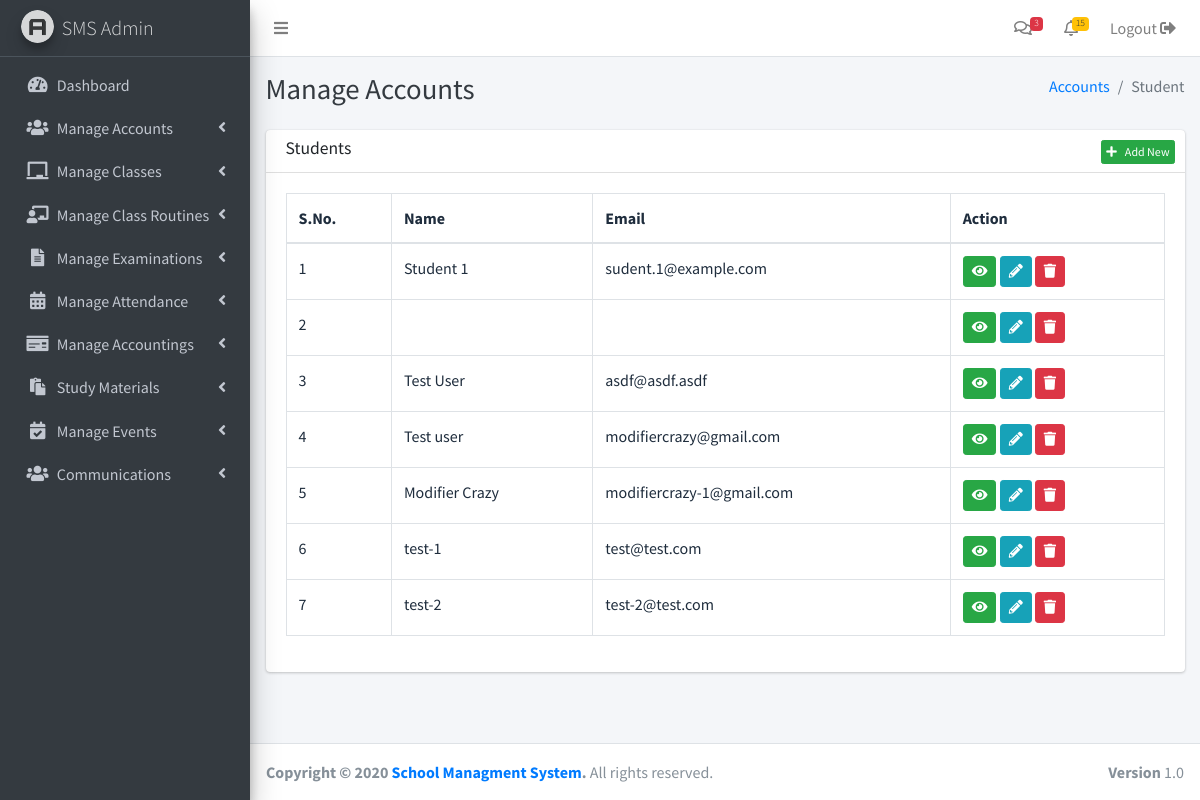
/admin/user-account.php?user=student (signed in), run on an earlier commit of the app's database.
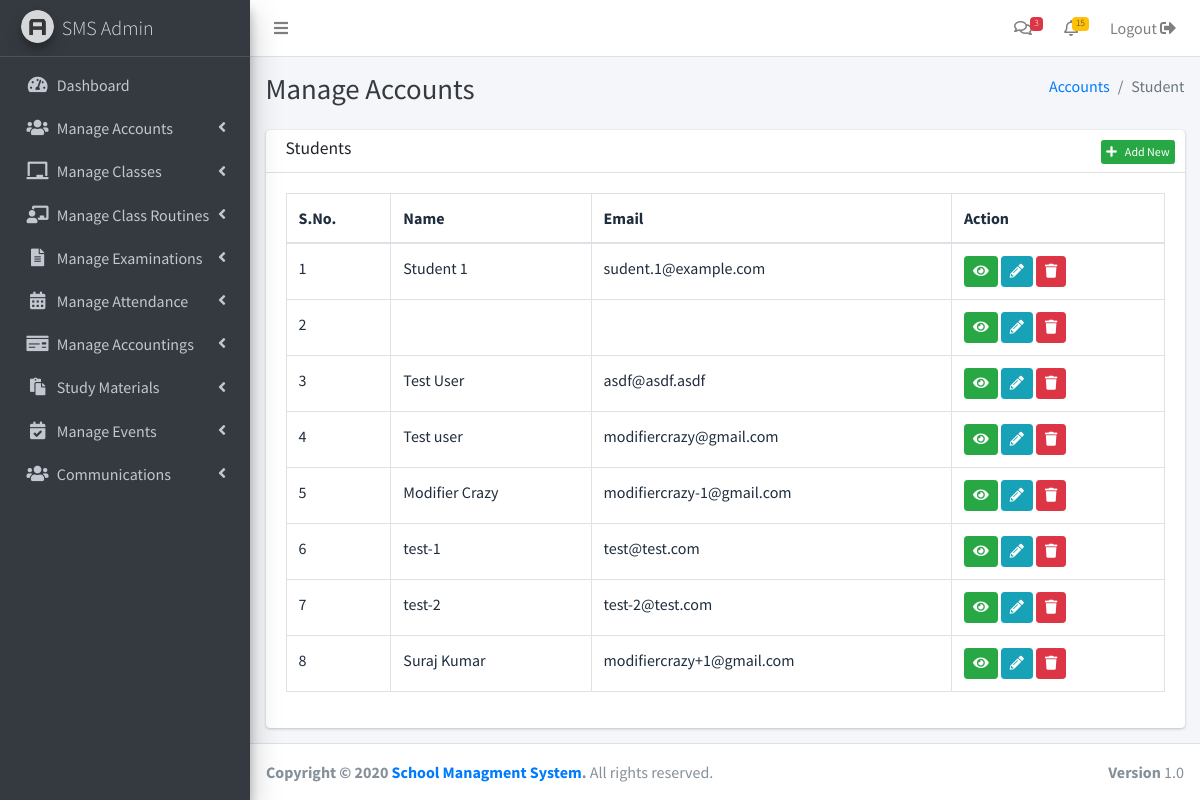
And on a later commit of the database.
### tables this page shows
CREATE TABLE `accounts` (
  `id` int(11) NOT NULL,
  `type` varchar(50) NOT NULL,
  `email` varchar(50) NOT NULL,
  `password` text NOT NULL,
  `name` text NOT NULL
);

### admin/user-account.php (the view, shortened to what the rows shown need)
<?php include('../includes/config.php') ?>
<?php include('header.php') ?>
<?php include('sidebar.php') ?>
<div class="content-header">
  <div class="container-fluid">
    <div class="row mb-2">
      <div class="col-sm-6">
        <div class="d-flex">
          <h1 class="m-0 text-dark">Manage Accounts</h1>
        </div>
      </div>
    </div>
  </div>
</div>
<section class="content">
  <div class="container-fluid">
    <?php if (isset($_GET['action'])) { ?>
      <div class="card">
        <div class="card-body" id="form-container">
          <?php if ($_GET['action'] == 'add-new') { ?>
            <form action="" id="student-registration" method="post">
              <fieldset class="border border-secondary p-3 form-group">
                <legend class="d-inline w-auto h6">Student Information</legend>
                <div class="row">
                  <div class="col-lg-12">
                    <div class="form-group">
                      <label for="">Full Name</label>
                      <input type="text" class="form-control" placeholder="Full Name" name="name">
                    </div>
                  </div>
                  <div class="col-lg-4">
                    <div class="form-group">
                      <label for="">DOB</label>
                      <input type="date" required class="form-control" placeholder="DOB" name="dob">
                    </div>
                  </div>
                  <div class="col-lg-4">
                    <div class="form-group">
                      <label for="">Mobile</label>
                      <input type="text" class="form-control" placeholder="Mobile" name="mobile">
                    </div>
                  </div>
                  <div class="col-lg-4">
                    <div class="form-group">
                      <label for="">Email</label>
                      <input type="email" required class="form-control" placeholder="Email Address" name="email">
                    </div>
                  </div>
                  <div class="col-lg-12">
                    <div class="form-group">
                      <label for="">Address</label>
                      <input type="text" class="form-control" placeholder="Address" name="address">
                    </div>
                  </div>
                  <div class="col-lg-4">
                    <div class="form-group">
                      <label for="">Country</label>
                      <input type="text" class="form-control" placeholder="Country" name="country">
                    </div>
                  </div>
                  <div class="col-lg-4">
                    <div class="form-group">
                      <label for="">State</label>
                      <input type="text" class="form-control" placeholder="State" name="state">
                    </div>
                  </div>
                  <div class="col-lg-4">
                    <div class="form-group">
                      <label for="">Pin/Zip Code</label>
                      <input type="text" class="form-control" placeholder="Pin/Zip Code" name="zip">
                    </div>
                  </div>
                </div>
              </fieldset>
              <fieldset class="border border-secondary p-3 form-group">
                <legend class="d-inline w-auto h6">Parents Information</legend>
                <div class="row">
                  <div class="col-lg-6">
                    <div class="form-group">
                      <label for="">Father's Name</label>
                      <input type="text" class="form-control" placeholder="Father's Name" name="father_name">
                    </div>
                  </div>
                  <div class="col-lg-6">
                    <div class="form-group">
                      <label for="">Father's Mobile</label>
                      <input type="text" class="form-control" placeholder="Father's Mobile" name="father_mobile">
                    </div>
                  </div>
                  <div class="col-lg-6">
                    <div class="form-group">
                      <label for="">Mother's Name</label>
                      <input type="text" class="form-control" placeholder="Mother's Name" name="mother_name">
                    </div>
                  </div>
                  <div class="col-lg-6">
                    <div class="form-group">
                      <label for="">Mothers's Mobile</label>
                      <input type="text" class="form-control" placeholder="Mothers's Mobile" name="mother_mobile">
                    </div>
                  </div>
                  <div class="col-lg-12">
                    <div class="form-group">
                      <label for="">Address</label>
                      <input type="text" class="form-control" placeholder="Address" name="parents_address">
                    </div>
                  </div>
                  <div class="col-lg-4">
                    <div class="form-group">
                      <label for="">Country</label>
                      <input type="text" class="form-control" placeholder="Country" name="parents_country">
                    </div>
                  </div>
                  <div class="col-lg-4">
                    <div class="form-group">
                      <label for="">State</label>
                      <input type="text" class="form-control" placeholder="State" name="parents_state">
                    </div>
                  </div>
                  <div class="col-lg-4">
                    <div class="form-group">
                      <label for="">Pin/Zip Code</label>
                      <input type="text" class="form-control" placeholder="Pin/Zip Code" name="parents_zip">
                    </div>
                  </div>
                </div>
              </fieldset>
              <fieldset class="border border-secondary p-3 form-group">
                <legend class="d-inline w-auto h6">Last Qualification</legend>
                <div class="row">
                  <div class="col-lg-12">
                    <div class="form-group">
                      <label for="">School Name</label>
                      <input type="text" class="form-control" placeholder="School Name" name="school_name">
                    </div>
                  </div>
                  <div class="col-lg">
                    <div class="form-group">
                      <label for="">Class</label>
                      <input type="text" class="form-control" placeholder="Class" name="previous_class">
                    </div>
                  </div>
                  <div class="col-lg">
                    <div class="form-group">
                      <label for="">Status</label>
                      <input type="text" class="form-control" placeholder="Status" name="status">
                    </div>
                  </div>
                  <div class="col-lg">
                    <div class="form-group">
                      <label for="">Total Marks</label>
                      <input type="text" class="form-control" placeholder="Total Marks" name="total_marks">
                    </div>
                  </div>
                  <div class="col-lg">
                    <div class="form-group">
                      <label for="">Obtain Marks</label>
                      <input type="text" class="form-control" placeholder="Obtain Marks" name="obtain_mark">
                    </div>
                  </div>
                  <div class="col-lg">
                    <div class="form-group">
                      <label for="">Percentage</label>
                      <input type="text" class="form-control" placeholder="Percentage" name="previous_percentage">
                    </div>
                  </div>
                </div>
              </fieldset>
              <fieldset class="border border-secondary p-3 form-group">
                <legend class="d-inline w-auto h6">Admission Details</legend>
                <div class="row">
                  <div class="col-lg">
                    <div class="form-group">
                      <label for="">Class</label>
                      <select name="class" id="class" class="form-control">
                        <option value="">Select Class</option>
                        <?php
                        $args = array(
                          'type' => 'class',
                          'status' => 'publish',
                        );
                        $classes = get_posts($args);
                        foreach ($classes as $class) {
                          echo '<option value="' . $class->id . '">' . $class->title . '</option>';
                        } ?>
                      </select>
                    </div>
                  </div>
                  <div class="col-lg">
                    <div class="form-group" id="section-container">
                      <label for="section">Select Section</label>
                      <select require name="section" id="section" class="form-control">
                        <option value="">-Select Section-</option>
                      </select>
                    </div>
                  </div>
                  <div class="col-lg">
                    <div class="form-group">
                      <label for="">Subject Streem</label>
                      <input type="text" class="form-control" placeholder="Subject Streem" name="subject_streem">
                    </div>
                  </div>
                  <div class="col-lg">
                    <div class="form-group">
                      <label for="">Date of Admission</label>
                      <input type="date" class="form-control" placeholder="Date of Admission" name="doa">
                    </div>
                  </div>
                </div>
              </fieldset>
              <div class="form-group">
                <label for="online-payment"><input type="radio" name="payment_method" value="online" id="online-payment"> Online Payment</label>
                <label for="offline-payment"><input type="radio" name="payment_method" value="offline" id="offline-payment"> Offline Payment</label>
              </div>
              <input type="hidden" name="type" value="<?php echo $_REQUEST['user'] ?>">
              <button type="submit" name="submit" class="btn btn-primary"><span id="loader" style='display:none'><i class="fas fa-circle-notch fa-spin"></i></span> Register</button>
            </form>
          <?php } elseif ($_GET['action'] == 'fee-payment') { ?>
            <form action="" id="registration-fee" method="post">
              <div class="row">
                <div class="col-lg-4">
                  <div class="form-group">
                    <label for="">Reciept Number</label>
                    <input type="text" name="reciept_number" placeholder="Reciept Number" class="form-control">
                  </div>
                </div>
                <div class="col-lg-4">
                  <div class="form-group">
                    <label for="">Registration Fee</label>
                    <input type="text" name="registration_fee" placeholder="Registration Fee" class="form-control">
                  </div>
                </div>
              </div>
              <input type="hidden" name="std_id" value="<?php echo isset($_GET['std_id']) ? $_GET['std_id'] : '' ?>">
              <button type="submit" class="btn btn-primary">Submit</button>
            </form>
          <?php } ?>
        </div>
      </div>
    <?php  } else { ?>
      <div class="card">
        <div class="card-body">
          <div class="table-responsive bg-white">
            <table class="table table-bordered">
              <thead>
                <tr>
                  <th>S.No.</th>
                  <th>Name</th>
                  <th>Email</th>
                  <th>Action</th>
                </tr>
              </thead>
              <tbody>
                <?php
                $count = 1;
                $user_query = 'SELECT * FROM accounts WHERE `type` = "' . $_REQUEST['user'] . '"';
                $user_result = mysqli_query($db_conn, $user_query);
                while ($users = mysqli_fetch_object($user_result)) {
                ?>
                  <tr>
                    <td><?= $count++ ?></td>
                    <td><?= $users->name ?></td>
                    <td><?= $users->email ?></td>
                    <td>
                      <a href="#" class="btn btn-sm btn-success"><i class="fa fa-eye"></i></a>
                      <a href="#" class="btn btn-sm btn-info"><i class="fa fa-pencil-alt"></i></a>
                      <a href="#" class="btn btn-sm btn-danger"><i class="fa fa-trash"></i></a>
                    </td>
                  </tr>
                <?php } ?>
              </tbody>
            </table>
          </div>
        </div>
      </div>
    <?php } ?>
  </div>
</section>
<?php include('footer.php') ?>

What changed in the data, as far as the page shows it:
added accounts: name "Suraj Kumar", email "modifiercrazy+1@gmail.com"
